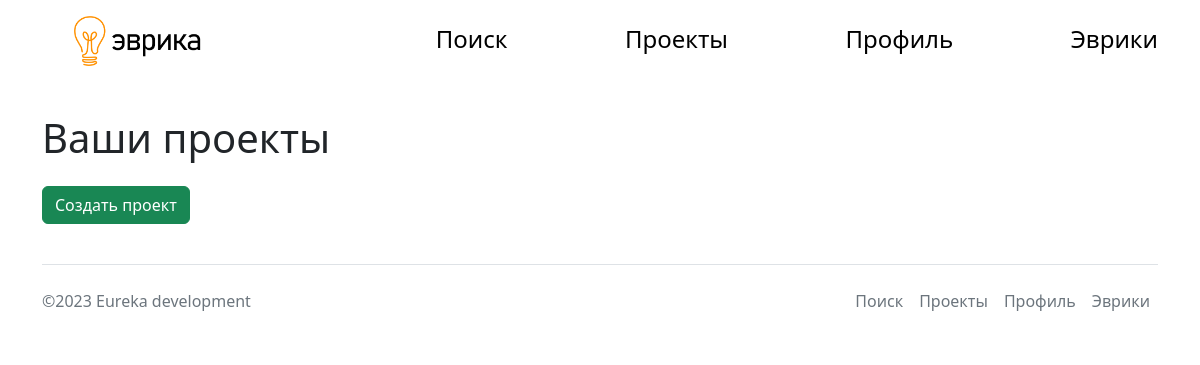
Page /projects (signed in) on the earlier database version.
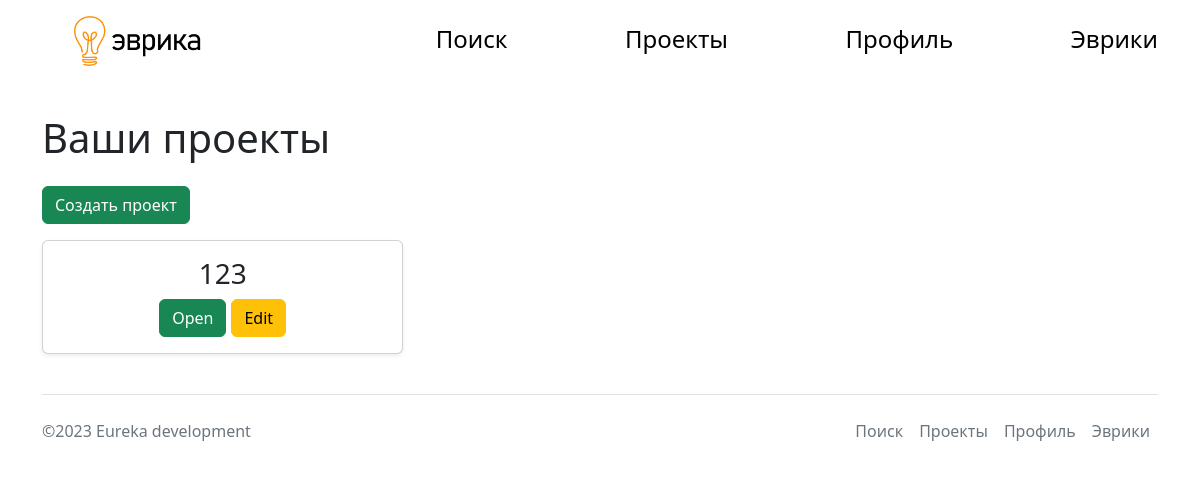
Same page on the later database version.
### main.py (models this page shows, shortened)
class Project(db.Model):
    id = db.Column(db.Integer, primary_key=True)
    title = db.Column(db.String(20), nullable=False)
    about = db.Column(db.Text, nullable=False)
    image = db.Column(db.String)
    front_language = db.Column(db.Integer, nullable=False)
    back_language = db.Column(db.String, nullable=False)
    level = db.Column(db.String, nullable=False)
    founder_id = db.Column(db.Integer, nullable=False)
    intro = db.Column(db.String(240))

### main.py (the view)
@app.route('/projects')
@login_required
def projects():
    projects = db.session.query(Project).filter_by(founder_id=current_user.id).all()
    return render_template('projects.html', title='Ваши проекты', projects=projects)

### main.py (called while the page is built)
@login_manager.user_loader
def load_user(user_id):
    return User.query.get(user_id)

### templates/projects.html
{%extends 'base.html'%}
{% block body %}
<h1 class="py-3">Ваши проекты</h1>
<a href="/projects/create" class="btn btn-success">Создать проект</a>
<div class="py-3 row row-cols-1 row-cols-sm-2 row-cols-md-3 g-3">
{%for el in projects %}
<div class="col">
<div class="card shadow-sm">
<div class="card-body">
<h3 class="card-text" style='text-align: center'>{{el.title}}</h3>
<div class="d-flex justify-content-center align-items-center">
<a href='/projects/{{el.id}}' class="btn btn-success" style='margin-right: 5px'>Open</a>
<a href='/projects/{{el.id}}/edit' class="btn btn-warning">Edit</a>
</div>
</div>
</div>
</div>
{% endfor %}
</div>
{% endblock %}

Differences in the rows shown:
added Project: title "123"
